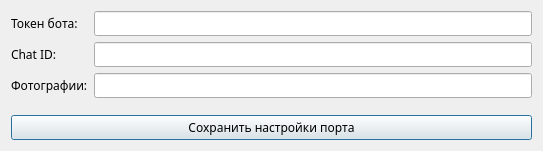
<?xml version="1.0" encoding="UTF-8"?>
<ui version="4.0">
 <class>SettingFrm</class>
 <widget class="QDialog" name="SettingFrm">
  <property name="geometry">
   <rect>
    <x>0</x>
    <y>0</y>
    <width>543</width>
    <height>151</height>
   </rect>
  </property>
  <property name="font">
   <font>
    <family>a_LCDNova</family>
   </font>
  </property>
  <property name="windowTitle">
   <string>Настройки порта</string>
  </property>
  <layout class="QVBoxLayout" name="verticalLayout">
   <item>
    <layout class="QFormLayout" name="formLayout">
     <item row="0" column="0">
      <widget class="QLabel" name="label_2">
       <property name="text">
        <string>Токен бота:</string>
       </property>
      </widget>
     </item>
     <item row="1" column="0">
      <widget class="QLabel" name="label_3">
       <property name="text">
        <string>Chat ID:</string>
       </property>
      </widget>
     </item>
     <item row="2" column="0">
      <widget class="QLabel" name="label_4">
       <property name="text">
        <string>Фотографии:</string>
       </property>
      </widget>
     </item>
     <item row="0" column="1">
      <widget class="QLineEdit" name="edtBotToken"/>
     </item>
     <item row="1" column="1">
      <widget class="QLineEdit" name="edtChatId"/>
     </item>
     <item row="2" column="1">
      <widget class="QLineEdit" name="edtPhotoDir"/>
     </item>
    </layout>
   </item>
   <item>
    <widget class="QPushButton" name="btnSetport">
     <property name="text">
      <string>Сохранить настройки порта</string>
     </property>
    </widget>
   </item>
  </layout>
 </widget>
 <resources/>
 <connections/>
</ui>
